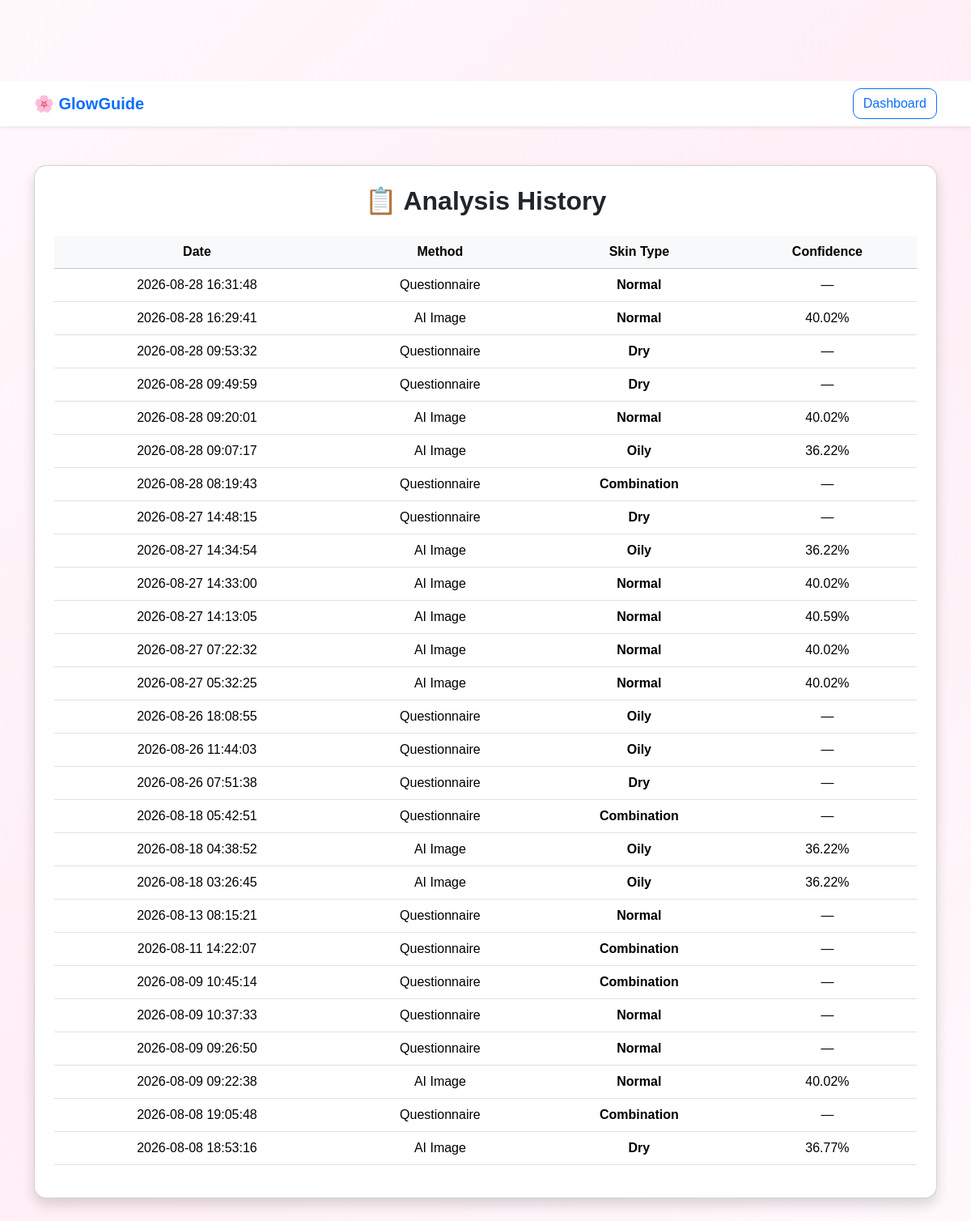
/history (signed in), run on an earlier commit of the app's database.
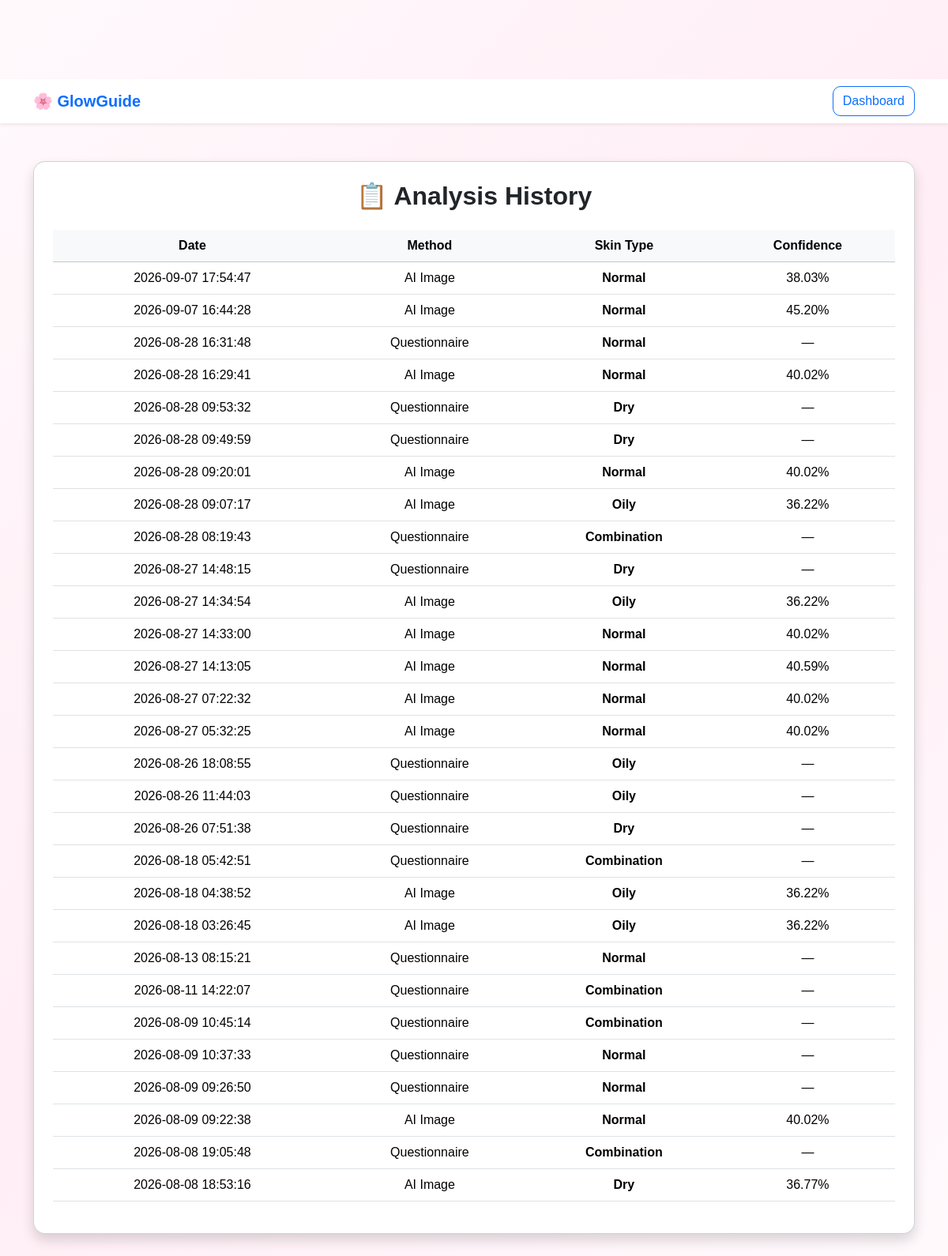
And on a later commit of the database.
### tables this page shows
CREATE TABLE analysis_history (
    id INTEGER PRIMARY KEY AUTOINCREMENT,
    user_email TEXT NOT NULL,
    analysis_date TIMESTAMP DEFAULT CURRENT_TIMESTAMP,
    method TEXT NOT NULL,
    skin_type TEXT NOT NULL,
    confidence REAL,
    image_name TEXT
);

### app.py (the view)
@app.route("/history")
def history():
    if "user" not in session:
        return redirect("/login")
    conn = get_db_connection()
    cursor = conn.cursor()
    cursor.execute("""
        SELECT *
        FROM analysis_history
        WHERE user_email = ?
        ORDER BY analysis_date DESC
    """, (session["user_email"],))
    history_records = cursor.fetchall()
    conn.close()
    return render_template(
        "history.html",
        history_records=history_records
    )

### app.py (called while the page is built)
def get_db_connection():
    conn = sqlite3.connect("glowguide.db")
    conn.row_factory = sqlite3.Row
    return conn

### templates/history.html (shortened to what this page needs)
<!DOCTYPE html>
<html lang="en">
<head>
    <link href="https://cdn.jsdelivr.net/npm/bootstrap@5.3.3/dist/css/bootstrap.min.css"
          rel="stylesheet">
    <link rel="stylesheet"
          href="{{ url_for('static', filename='css/style.css') }}">
</head>
<body>
<nav class="navbar navbar-light bg-white shadow-sm">
    <div class="container">
        <a class="navbar-brand fw-bold text-primary">
            🌸 GlowGuide
        </a>
        <a href="{{ url_for('dashboard') }}"
           class="btn btn-outline-primary">
            Dashboard
        </a>
    </div>
</nav>
<div class="container py-5">
    <div class="card shadow p-4">
        <h2 class="text-center fw-bold mb-4">
            📋 Analysis History
        </h2>
        {% if history_records %}
        <div class="table-responsive">
            <table class="table table-hover align-middle">
                <thead class="table-light">
                    <tr>
                        <th>Date</th>
                        <th>Method</th>
                        <th>Skin Type</th>
                        <th>Confidence</th>
                    </tr>
                </thead>
                <tbody>
                    {% for record in history_records %}
                    <tr>
                        <td>
                            {{ record["analysis_date"] }}
                        </td>
                        <td>
                            {{ record["method"] }}
                        </td>
                        <td class="text-capitalize fw-bold">
                            {{ record["skin_type"] }}
                        </td>
                        <td>
                            {% if record["confidence"] is not none %}
                                {{ "%.2f"|format(record["confidence"] * 100) }}%
                            {% else %}
                                —
                            {% endif %}
                        </td>
                    </tr>
                    {% endfor %}
                </tbody>
            </table>
        </div>
        {% endif %}
    </div>
</div>
</body>
</html>

What changed in the data, as far as the page shows it:
added analysis_history: analysis_date "2026-09-07 17:54:47", method "AI Image", skin_type "Normal", record['confidence']*100 "38.03"
added analysis_history: analysis_date "2026-09-07 16:44:28", method "AI Image", skin_type "Normal", record['confidence']*100 "45.20"
